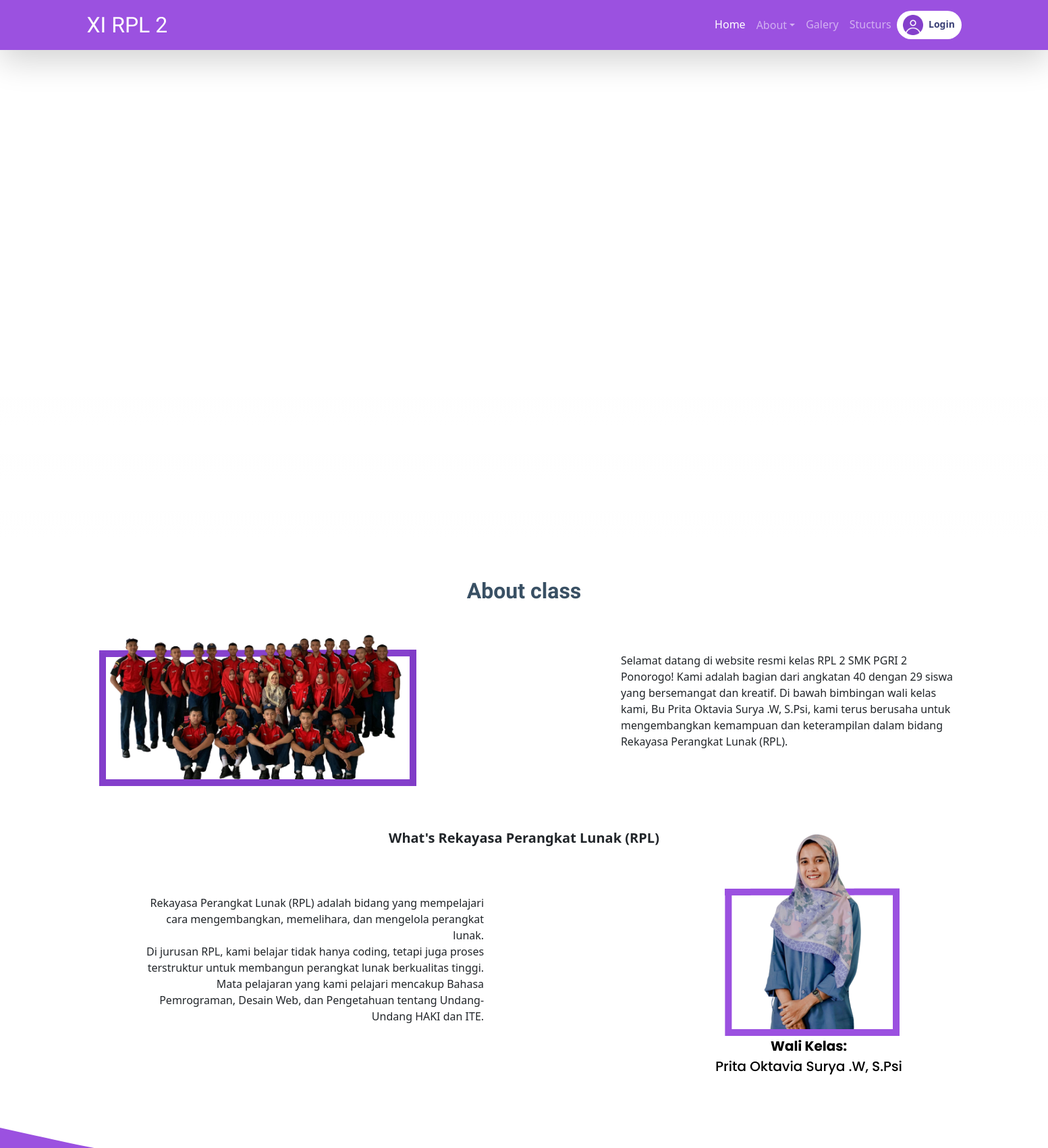
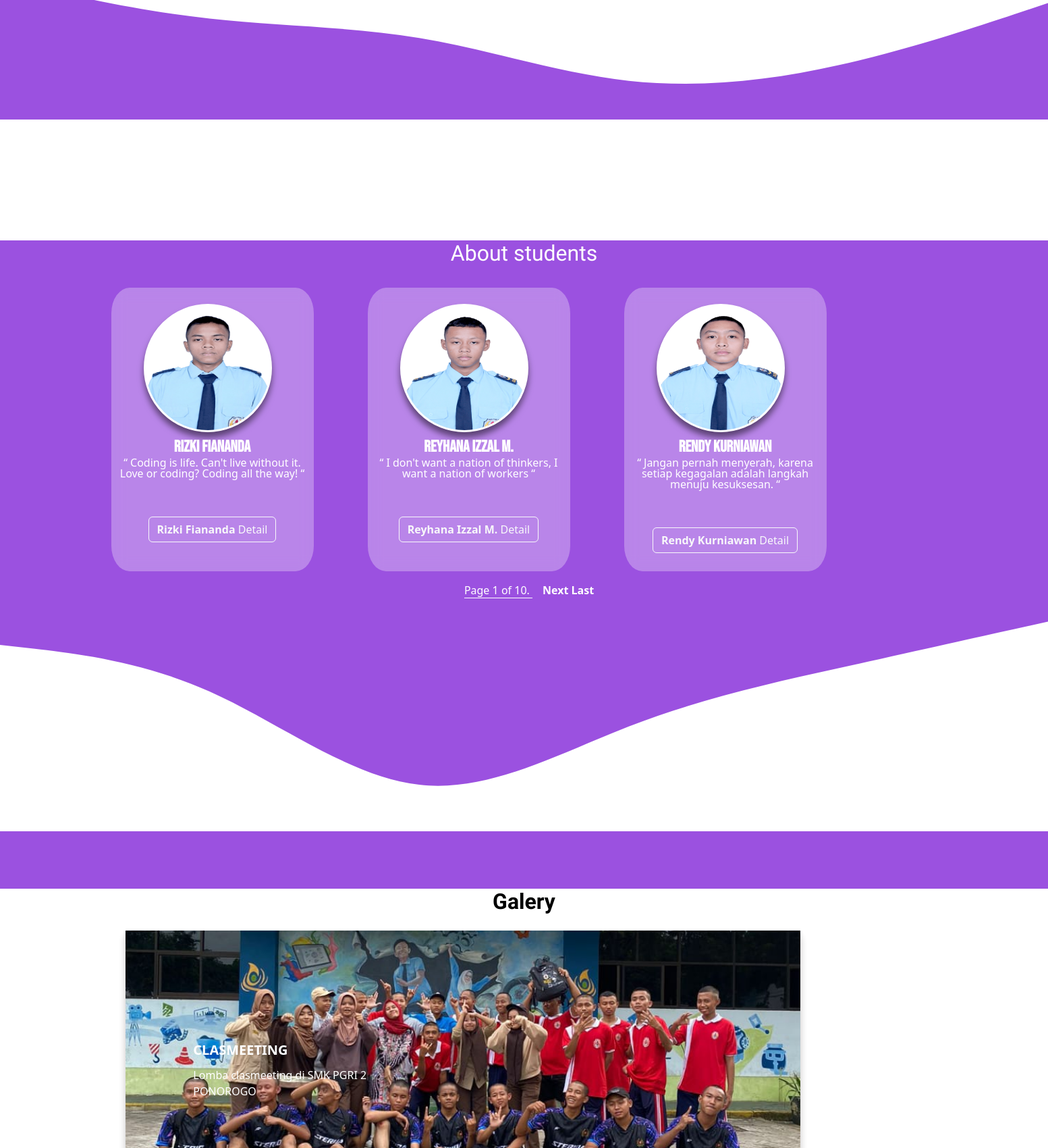
The page / (upper part) on the database its author committed (2 pictures, top to bottom).
### kelas/models.py (models this page shows, shortened)
class AboutStudent(models.Model):
    name = models.CharField(max_length=255)
    motto = models.CharField(max_length=255)
    studentImg = models.ImageField(upload_to=filepath, null=True, blank=False)
    about = models.CharField(max_length=600, null=True)
    hobi = models.CharField(max_length=255, null=True)
    skils = models.CharField(max_length=200, blank=True, null=True)

### kelas/views.py (the view)
# urls.py: path("", views.index, name="index"),
def index(request):
    cards = AboutStudent.objects.all()
    paginator = Paginator(cards, 3)
    page_number = request.GET.get('page')
    page_obj = paginator.get_page(page_number)
    return render(request, 'index.html', {'page_obj': page_obj})

### kelas/templates/index.html (shortened to what this page needs)
{% extends "layout.html" %} {% load static %}
    {% block content %}
    <section class="jumbotron text-center hero-section text-white">
      <video autoplay loop muted playsinline class="bg-video">
        <source src="{% static 'asset/vid/video-hero-section.mp4' %}" type="video/mp4" />
      </video>
      <div class="overlay"></div>
      <div class="kelas position-relative">
        <h1 class="display-4 kelas-name">XI RPL 2</h1>
        <div class="lh-1">
          <p class="lead" style="margin-top: -10px">SMK PGRI 2 PONOROGO - Force 40.</p>
          <p class="lead fw-medium" style="margin-top: -11px"><span class="kelas-motto fs-3">Life's a rollercoaster,</span> sometimes low, sometimes coding.</p>
          <div class="sosmed lead d-flex text-center align-items-center justify-content-center">
            <a href="tiktok.com" class="nav-link text-decoration-none fs-3 me-3 badge"></a>
          </div>
          <div class="sosmed-border text-center justify-content-center align-items-center"></div>
        </div>
      </div>
    </section>
    <section class="about-class" id="about-class">
      <div class="row text-center mt-3">
        <div class="col">
          <h2 class="h-page fw-bold">About class</h2>
        </div>
      </div>
      <div class="row justify-content-around fs-5 text-center">
        <div class="fotbar col-md-4"><img src="{% static "asset/img/Group 6.png" %}" alt=""></div>
        <div class="kelas-text col-md-4 text-start">
          <p>
            Selamat datang di website resmi kelas RPL 2 SMK PGRI 2 Ponorogo! Kami adalah bagian dari angkatan 40 dengan 29 siswa yang bersemangat dan kreatif. Di bawah bimbingan wali kelas kami, Bu Prita Oktavia Surya .W, S.Psi, kami terus
            berusaha untuk mengembangkan kemampuan dan keterampilan dalam bidang Rekayasa Perangkat Lunak (RPL).
          </p>
        </div>
      </div>
      <div class="row justify-content-around fs-5 text-center mt-3">
        <div class="row">
          <div class="col">
            <h2 class="fs-5 mt-5 fw-semibold">What's Rekayasa Perangkat Lunak (RPL)</h2>
          </div>
        </div>
        <div class="kelas-text text-rpl col-md-4 text-end">
          Rekayasa Perangkat Lunak (RPL) adalah bidang yang mempelajari cara mengembangkan, memelihara, dan mengelola perangkat lunak. <br />
          Di jurusan RPL, kami belajar tidak hanya coding, tetapi juga proses terstruktur untuk membangun perangkat lunak berkualitas tinggi. Mata pelajaran yang kami pelajari mencakup Bahasa Pemrograman, Desain Web, dan Pengetahuan tentang
          Undang-Undang HAKI dan ITE.
        </div>
        <div class="fotbar col-md-4"><img src="{% static "asset/img/Group 11.png" %}" alt=""></div>
      </div>
    </section>
     <section class="about-students" id="about-students">
      <div class="container">
        <div class="row">
          <div class="col">
            <h2 class="h-page text-white text-center">About students</h2>
          </div>
        </div>
        <div class="row">
          {% for card in page_obj.object_list %}
          <div class="card-box col-md-5 mt-4  justify-content-center align-items-center ms-5">
            <div class="card-image">
              <img src="{{ card.studentImg.url }}" alt="" class="card-img text-center mt-4" />
            </div>
            <h2 class="name text-white text-center mt-2 fs-4 fw-bold">{{ card.name }}</h2>
            <p class="motto text-center text-wrap text-white lh-1">{{ card.motto }}</p>
            <p class="socials text-center text-decoration-none">
            </p>
            <div class="btn-detail text-center"><a href="detail/{{ card.id }} " class="btn btn-outline-light"><span class="fw-semibold">{{ card.name }}</span> Detail</a></div>
          </div>
          {% endfor %}
        </div>
        <div class="row">
          <div class="col">
             <div class="pagination d-flex justify-content-center mt-3">
            <span>
              <span class="current text-white" style="border-bottom: 1px solid #fff; margin: 0 15px"> Page {{ page_obj.number }} of {{ page_obj.paginator.num_pages }}. </span>
              {% if page_obj.has_next %}
                <a href="?page={{ page_obj.next_page_number }}" class="text-decoration-none fw-semibold text-white">Next</a>
                <a href="?page={{ page_obj.paginator.num_pages }}" class="text-decoration-none text-white fw-bold">Last</a>
              {% endif %}
            </span>
          </div>
          </div>
        </div>
      </div>
    </section>
    <section class="galery" id="galery">
      <div class="row">
        <div class="col">
          <h2 class="text-center text-black fw-bold h-page" style="bottom: 3%">Galery</h2>
        </div>
      </div>
      <div class="container-galery container">
        <div class="slide">
          <div class="item shdadow-lg galery-2" style="background-image: url({% static "asset/galery/galery-kelas-1.jpeg" %});">
            <div class="content">
              <div class="name">Clasmeeting</div>
              <div class="des">Lomba clasmeeting di SMK PGRI 2 PONOROGO</div>
            </div>
          </div>
        </div>
      </div>
    </section>
{% endblock %}

### kelas/templates/layout.html (shortened to what this page needs)
<!DOCTYPE html>
{% load static %}
<html lang="en">
  <head>
    <link href="https://cdn.jsdelivr.net/npm/bootstrap@5.3.3/dist/css/bootstrap.min.css" rel="stylesheet" />
    <link href="https://unpkg.com/boxicons@2.1.4/css/boxicons.min.css" rel="stylesheet" />
    <link
      rel="stylesheet"
      href="https://cdnjs.cloudflare.com/ajax/libs/font-awesome/6.6.0/css/all.min.css"
    />
    <link rel="stylesheet" href="{% static 'css/style.css' %}" />
  </head>
  <body>
    {% include "navbar.html" %} {% block content %}{% endblock %}
  </body>
</html>

### kelas/templates/navbar.html (shortened to what this page needs)
{% load static %}
    <nav class="navbar navbar-expand-lg navbar-dark fixed-top shadow-lg">
      <div class="container">
        <a class="navbar-brand" href="#">XI RPL 2</a>
        <div class="collapse navbar-collapse" id="navbarNav">
          <ul class="navbar-nav ms-auto">
            <li class="nav-item">
              <a class="nav-link active" aria-current="page" href="#">Home</a>
            </li>
            <div class="btn-group">
              <button type="button" class="btn dropdown-toggle nav-link" data-bs-toggle="dropdown" aria-expanded="false">About</button>
            </div>
            <li class="nav-item">
              <a class="nav-link" href="#galery">Galery</a>
            </li>
            <li class="nav-item">
              <a class="nav-link" href="#structurs">Stucturs</a>
            </li>
            <li class="nav-item">
              {% if user.is_authenticated %}
              <div class="btn-group">
                <button id="login" class="btn bg-white btn-sm rounded-5 pl-1 pr-3 dropdown-toggle" data-bs-toggle="dropdown">
                  <img style="width: 30px" src="{% static 'asset/img/avatar.png' %}" alt="" class="me-1" />
                  <span class="fw-semibold">{{ user.username }}</span>
                </button>
                    <ul class="dropdown-menu mt-2">
                      <li><a class="dropdown-item text-white" href="{% url "users:logout" %}">Logout</a></li>
                    </ul>
                  </div>
              {% else %}
                <button id="login" class="btn bg-white btn-sm rounded-5 pl-1 pr-3">
                  <img style="width: 30px" src="{% static 'asset/img/avatar.png' %}" alt="" class="me-1" />
                  <span class="fw-semibold"><a href="{% url 'users:login' %}" class="login text-decoration-none">Login</a></span>
                </button>
              {% endif %}
            </li>
          </ul>
        </div>
      </div>
    </nav>

### rows shown on the page
AboutStudent: studentImg (picture), name "Rizki Fiananda", motto "“ Coding is life. Can't live without it. Love or coding? Coding all the way! “"
AboutStudent: studentImg (picture), name "Reyhana Izzal M.", motto "“ I don't want a nation of thinkers, I want a nation of workers “"
AboutStudent: studentImg (picture), name "Rendy Kurniawan", motto "“ Jangan pernah menyerah, karena setiap kegagalan adalah langkah menuju kesuksesan. “"

### other values the page prints
{{ page_obj.number }} "1"
{{ page_obj.paginator.num_pages }} "10"
